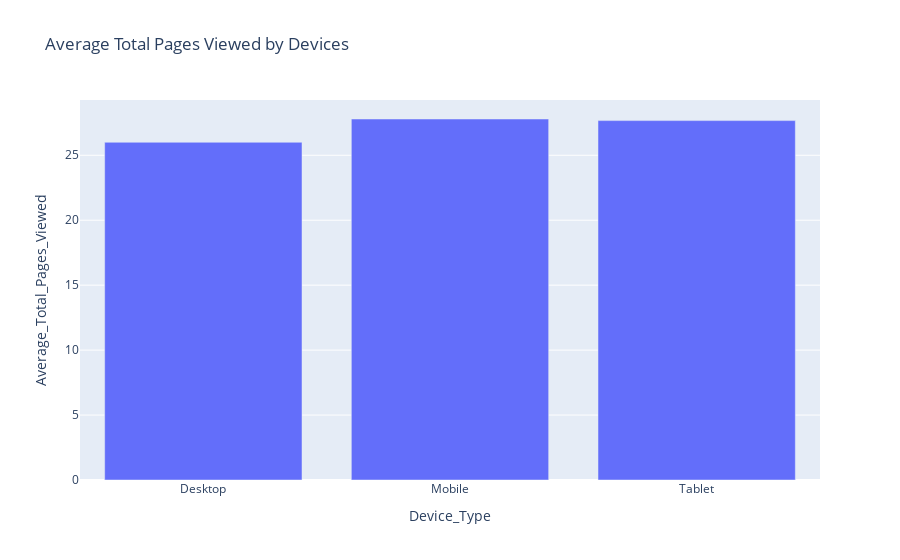

The code cell stored with this chart in its notebook:
### Code cell
#  Average Total pages viewed by devices.
# Grouped Analysis.
devices_grouped = data.groupby('Device_Type')['Total_Pages_Viewed'].mean().reset_index()
devices_grouped.columns = ['Device_Type','Average_Total_Pages_Viewed']
fig = px.bar(devices_grouped, x='Device_Type', y ='Average_Total_Pages_Viewed', title = 'Average Total Pages Viewed by Devices')
fig.show()

### Figure 1 — Plotly figure (JSON) as saved in the notebook; plotly's stock layout.template omitted (floating-point values rounded to 4 significant figures)
{"data": [{"alignmentgroup": "True", "hovertemplate": "Device_Type=%{x}<br>Average_Total_Pages_Viewed=%{y}<extra></extra>", "legendgroup": "", "marker": {"color": "#636efa", "pattern": {"shape": ""}}, "name": "", "offsetgroup": "", "orientation": "v", "showlegend": false, "textposition": "auto", "type": "bar", "x": ["Desktop", "Mobile", "Tablet"], "xaxis": "x", "y": [26, 27.79, 27.67], "yaxis": "y"}], "layout": {"autosize": true, "barmode": "relative", "legend": {"tracegroupgap": 0}, "title": {"text": "Average Total Pages Viewed by Devices"}, "xaxis": {"anchor": "y", "autorange": true, "domain": [0, 1], "range": [-0.5, 2.5], "title": {"text": "Device_Type"}, "type": "category"}, "yaxis": {"anchor": "x", "autorange": true, "domain": [0, 1], "range": [0, 29.25], "title": {"text": "Average_Total_Pages_Viewed"}, "type": "linear"}}}
